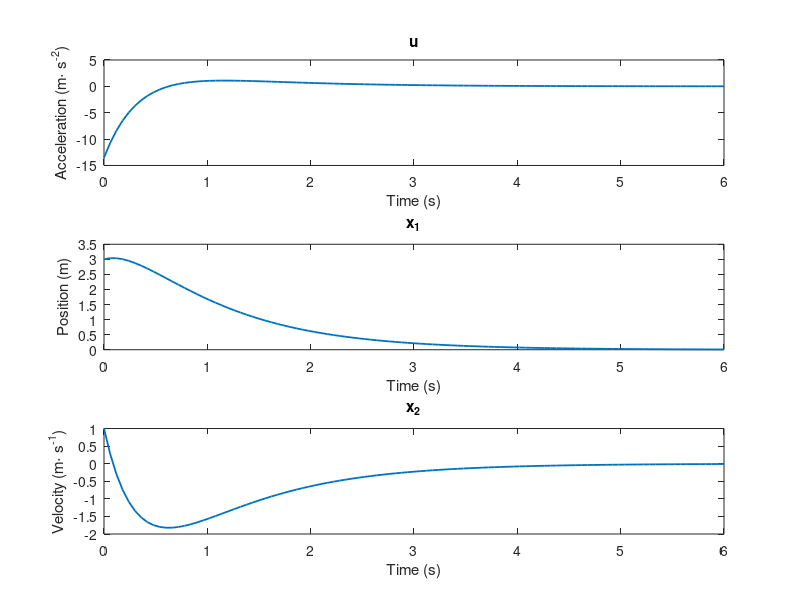

MATLAB code for this plot: (Note: this script raises an error after producing the figure.)
%%% IIEEC - Thomas Berry


%% 1D problem (a double integrator):


initial_position = 3;
initial_velocity = 1;
x0_1d = [ initial_position ; initial_velocity ];

rho = 0.1;


T = 6;

A = [ 
    0 1
    0 0 
    ];
B = [ 0; 1];
C = [ 1 0 ];
D = 0;
G = ss(A,B,C,D);


%% analytical soltuion to 1D problem



Q = eye(2);
K = lqr(G,Q,rho);

% sys is the closed loop system 
closed_G  = ss(A-B*K, zeros(size(A)),C,D);

[~,t_lqr,x_lqr] = initial(closed_G,x0_1d, T);
u_lqr = -K*x_lqr';


%sgtitle('Response of a LQR controlled double Integrator');
subplot(3,1,1), plot(t_lqr,u_lqr,'Linewidth',1.3), title('u');
xlabel('Time (s)'), ylabel('Acceleration (m\cdot s^{-2})');
subplot(3,1,2), plot(t_lqr,x_lqr(:,1),'Linewidth',1.3), title('x_1');
xlabel('Time (s)'), ylabel('Position (m)');
subplot(3,1,3), plot(t_lqr,x_lqr(:,2),'Linewidth',1.3), title('x_2');
xlabel('Time (s)'), ylabel('Velocity (m\cdot s^{-1})');


%% zoh
T = 6;
% choose order for u
order = 30;
coefs = rand(1,order);
% define cost
Th = T/order;
cost=@(coefs) cost_zoh(coefs, Th, initial_velocity, initial_position, rho);
    
% search 
options=optimset('MaxFunEvals',1e100*length(coefs), 'MaxIter',1e100*length(coefs));

tic
for i = 1:5
    coefs = fminsearch(cost,coefs,options);
end
disp(toc)
    
% plot solution
Ts = 0.01;
t = 0:Ts:T-Ts;
u = repelem(coefs,Th/Ts);
[~,t,x] = lsim(G,u,t,x0_1d,'zoh');

%%

subplot(3,1,1), hold on,
plot(t_lqr,u_lqr,'Linewidth',1.3), plot(t,u,'Linewidth',1.3), title('u');
legend('analytic','shooting');
xlabel('Time (s)'), ylabel('Acceleration (m\cdot s^{-2})');
subplot(3,1,2), hold on,
plot(t_lqr,x_lqr(:,1),'LineWidth',1.3), plot(t,x(:,1),'Linewidth',1.3), title('x_1');
xlabel('Time (s)'), ylabel('Position (m)');
subplot(3,1,3), hold on,
plot(t_lqr,x_lqr(:,2),'LineWidth',1.3), plot(t,x(:,2),'Linewidth',1.3), title('x_2');
xlabel('Time (s)'), ylabel('Velocity (m\cdot s^{-1})');


%% poly 

initial_position = 3;
initial_velocity = 1;
x0_1d = [ initial_position ; initial_velocity ];

rho = 0.1;


% choose order for pol of x
T = 6;
order_plus_one =8;

% search
Aeq = zeros(2,order_plus_one);
Aeq(1,end) = 1;
Aeq(2,end-1) = 1;
beq = x0_1d;
Aeq(3,:) = T.^[order_plus_one-1:-1:0];
beq(3) = 0;

optim_x = [x0_1d', rand(1,order_plus_one-2)];

tic
for i = 1:5
    optim_x = fmincon(@(p)(cost_pol2(p,T,rho)), optim_x, [],[], Aeq, beq);
end
disp(toc);
optim_v = polyder(optim_x);
optim_u = polyder(optim_v);


subplot(3,1,1), hold on,
plot(t_lqr,u_lqr,'Linewidth',1.3),  fplot(@(t)polyval(optim_u,t),[ 0 T ],'LineWidth',1.3), title('u');
xlabel('Time (s)'), ylabel('Acceleration (m\cdot s^{-2})');
legend('analytic','Polynomial')
subplot(3,1,2), hold on,
plot(t_lqr,x_lqr(:,1),'LineWidth',1.3), fplot(@(t)polyval(optim_x,t),[ 0 T ],'LineWidth',1.3), title('x_1');
xlabel('Time (s)'), ylabel('Position (m)');
subplot(3,1,3), hold on,
plot(t_lqr,x_lqr(:,2),'LineWidth',1.3), fplot(@(t)polyval(optim_v,t),[ 0 T ],'LineWidth',1.3), title('x_2');
xlabel('Time (s)'), ylabel('Velocity (m\cdot s^{-1})');


%% Linear quadratic Programming

Umax = 1;

% simulation time
T = 6;

% sample time
Ts = 0.1;

%number of samples
N = T/Ts;

t = 0:Ts:T;

rho = .1;
Q = eye(2);

% Descritized G
dG = c2d(G,Ts);
Phi = dG.A;
Gamma = dG.B;

dim = size(Phi,1);
dim_u = size(Gamma,2);
dim_xbar = N*(dim+dim_u) + dim;

AeqDynamics = [];

H = [];
QandR = blkdiag(Q,rho);

Phi_Gamma_plus1 = [ Phi, Gamma, -eye(dim) ];

for i = 1:N
    line_block = [zeros(dim, (dim+dim_u)*(i-1)) , Phi_Gamma_plus1, zeros(dim, (dim+dim_u)*(N-i)) ];
    AeqDynamics = [ AeqDynamics ;line_block];
    H = blkdiag(H,QandR);
end



H = blkdiag(H,Q);
H= 1/2 * H;

AeqInitialState = [eye(dim), zeros(dim, N*(dim+dim_u))];
AeqFinalState   = [zeros(dim, N*(dim+dim_u)),eye(dim)];
Aeq = [AeqDynamics; AeqInitialState; AeqFinalState];

ub = Umax  * [repmat([Inf*ones(1,dim),1], 1,N), Inf*ones(1,dim)];
lb = -Umax * [repmat([Inf*ones(1,dim),1], 1,N), Inf*ones(1,dim)];

beq = [ zeros(N*dim,1) ; x0_1d ; zeros(dim,1) ];

f = zeros(1,dim_xbar);

tic
x_bar_opt = quadprog(H,f,[],[],Aeq,beq,lb,ub);
toc

clear x
x(:,1) = x_bar_opt(1:3:end);
x(:,2) = x_bar_opt(2:3:end);
u =   x_bar_opt(3:3:end);

figure
if Umax == Inf
    subplot(3,1,1), hold on,
    plot(t_lqr,u_lqr,'Linewidth',1.3), plot(t(1:end-1),u,'Linewidth',1.3), title('u');
    xlabel('Time (s)'), ylabel('Acceleration (m\cdot s^{-2})');
    legend('analytic','Quad. Prog');
    subplot(3,1,2), hold on,
    plot(t_lqr,x_lqr(:,1),'LineWidth',1.3), plot(t,x(:,1),'Linewidth',1.3), title('x_1');
    xlabel('Time (s)'), ylabel('Position (m)');
    subplot(3,1,3), hold on,
    plot(t_lqr,x_lqr(:,2),'LineWidth',1.3), plot(t,x(:,2),'Linewidth',1.3), title('x_2');
    xlabel('Time (s)'), ylabel('Velocity (m\cdot s^{-1})');
else
    subplot(3,1,1), plot(t(1:end-1),u,'Linewidth',1.3), title('u');
    xlabel('Time (s)'), ylabel('Acceleration (m\cdot s^{-2})');
    subplot(3,1,2), plot(t,x(:,1),'Linewidth',1.3), title('x_1');
    xlabel('Time (s)'), ylabel('Position (m)');
    subplot(3,1,3), plot(t,x(:,2),'Linewidth',1.3), title('x_2');
    xlabel('Time (s)'), ylabel('Velocity (m\cdot s^{-1})');
end

%% Bernstein Polyinomial


addpath('Bernstein');

T = 6;
rho = 0.1;

initial_position = 3;
initial_velocity = 1;
x0_1d = [ initial_position ; initial_velocity ];

% choose order for pol of x
order_plus_one = 15;

Aeq= zeros(2,order_plus_one);
Aeq(1,1) = 1;
Aeq(2,1) = -(order_plus_one-1)/T;
Aeq(2,2) = (order_plus_one-1)/T;
beq = x0_1d;

Aeq(3,end)=1;
beq(3) = 0;

b_sq_int = @(p,T) BernsteinIntegr(BernsteinPow(p,2),T);

cost = @(p) b_sq_int(p,T) + b_sq_int(BernsteinDeriv(p,T),T) + rho* b_sq_int(BernsteinDeriv(BernsteinDeriv(p,T),T),T);

optim_x = zeros(order_plus_one,1);

tic
for i = 1:1
    optim_x = fmincon(cost,optim_x, [],[], Aeq,beq);
end
disp(toc)

optim_v = BernsteinDeriv(optim_x,T);
optim_u = BernsteinDeriv(optim_v,T);

figure
subplot(3,1,1), hold on,
plot(t_lqr,u_lqr,'Linewidth',1.3), fplot(@(t)BernsteinEval(optim_u,T,t),[ 0 T ],'LineWidth',1.3), title('u');
xlabel('Time (s)'), ylabel('Acceleration (m\cdot s^{-2})');
legend('analytic','Bernstein Pol.');
subplot(3,1,2), hold on,
plot(t_lqr,x_lqr(:,1),'LineWidth',1.3), fplot(@(t)BernsteinEval(optim_x,T,t),[ 0 T ],'LineWidth',1.3),
scatter(0:T/(order_plus_one-1):T, optim_x), title('x_1');
xlabel('Time (s)'), ylabel('Position (m)');
subplot(3,1,3), hold on,
plot(t_lqr,x_lqr(:,2),'LineWidth',1.3), fplot(@(t)BernsteinEval(optim_v,T,t),[ 0 T ],'LineWidth',1.3), title('x_2');
xlabel('Time (s)'), ylabel('Velocity (m\cdot s^{-1})');


%% 2D problem (2 double integrators):


initial_positionx = 3;
initial_velocityx = 1;
initial_positiony = 5;
initial_velocityy = 0;

x0_2d = [ 
    initial_positionx initial_positiony
    initial_velocityx initial_velocityy 
];


%% Bernstein Polyinomial 2D
close all
addpath('Bernstein');

order_plus_one = 9;
T=10;

Aeq_1d = zeros(3,order_plus_one);
Aeq_1d(1,1) = 1;
Aeq_1d(2,1) = -(order_plus_one-1)/T;
Aeq_1d(2,2) = (order_plus_one-1)/T;
% Aeq_1d(2,1) = -1;
% Aeq_1d(2,2) = 1;
Aeq_1d(3,end)=1;
Aeq = blkdiag(Aeq_1d,Aeq_1d);
beq = [ initial_positionx; initial_velocityx; 0;...
        initial_positiony; initial_velocityy; 0 ];

rho = 100;

centre = [ 1 1; 3 2.5];
min_dist = [1 ; 0.5];

rad_dist = @(p) rad_dist_const(p,T,centre,min_dist);

b_sq_int = @(p,T) BernsteinIntegr(BernsteinMul(p,p),T);
twoD_cost = @(p,T) b_sq_int(p,T) + b_sq_int(BernsteinDeriv(p,T),T) + rho* b_sq_int(BernsteinDeriv(BernsteinDeriv(p,T),T),T);
final_cost = @(p) norm(twoD_cost(p,T));

tic
converged_p = fmincon(@(p)final_cost(p),zeros(order_plus_one,2), [],[], Aeq,beq,[],[],rad_dist);
%converged_p = fmincon(@(p)final_cost(p),zeros(order_plus_one,2), [],[], Aeq,beq);
toc
%%
figure
%axis([-1 6 ],'DataAspectRatio',[1 1 1])
axis equal
hold on

BernsteinPlot(converged_p,T);

for i = 1:size(centre,1)
    scatter(centre(i,1),centre(i,2),'filled');
    circle(centre(i,1),centre(i,2),min_dist(i));
end

legend('curve','control points')
